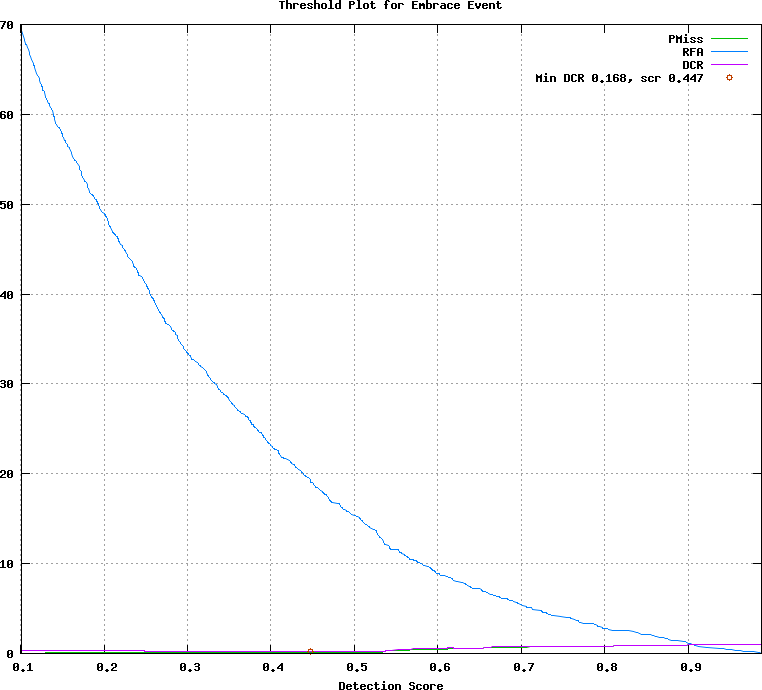

Write the gnuplot code that produced this figure.
## GNUPLOT command file
set terminal postscript color
set style data lines
set title 'Threshold Plot for Embrace Event'
set xlabel 'Detection Score'
set grid
set size ratio 0.85
plot [0.101000:0.988000]  \
  'test.det.Embrace_Event.dat.1' using 1:4 title 'PMiss' with lines lt 2, \
  'test.det.Embrace_Event.dat.1' using 1:5 title 'RFA' with lines lt 3, \
  'test.det.Embrace_Event.dat.1' using 1:6 title 'DCR' with lines lt 4, \
  'test.det.Embrace_Event.dat.2' using 1:2 title 'Min DCR 0.168, scr 0.447' with points lt 6
